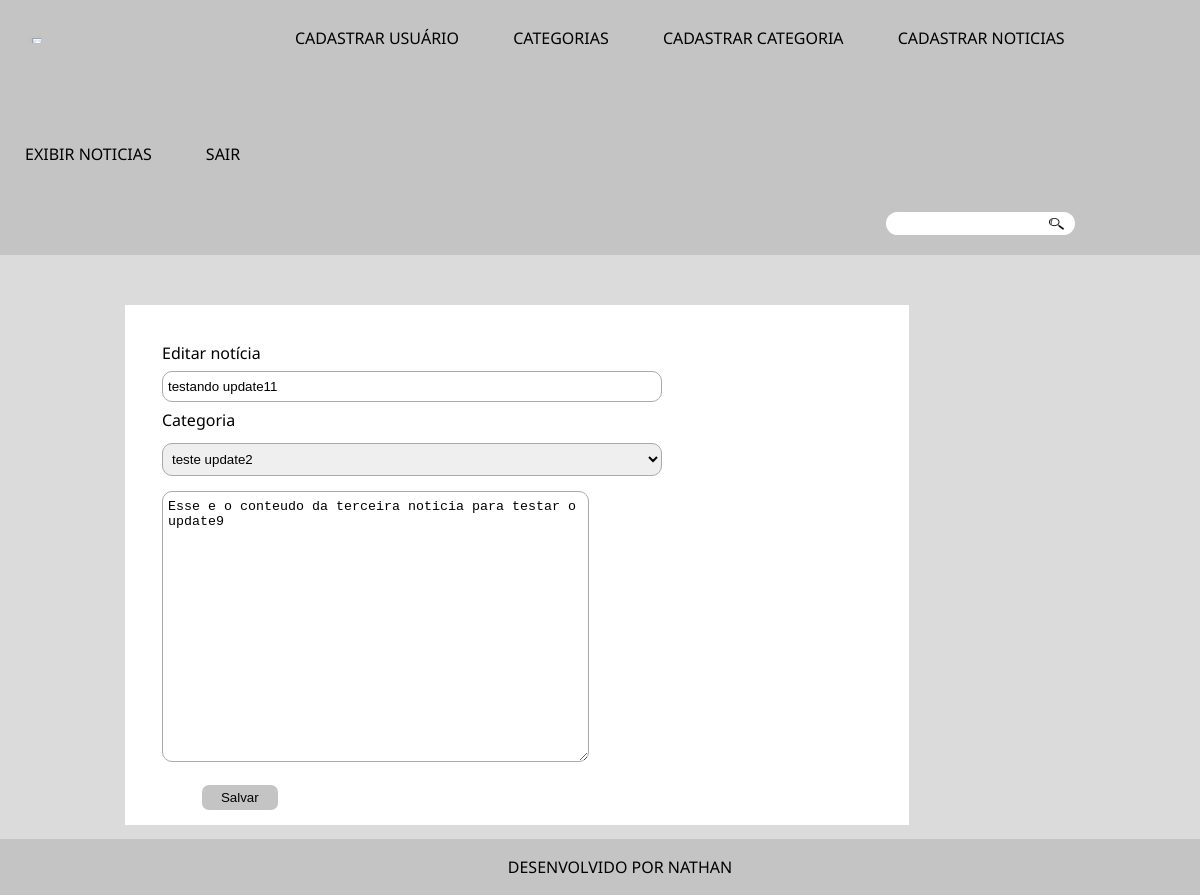
/editar.php?id=3, run on an earlier commit of the app's database.
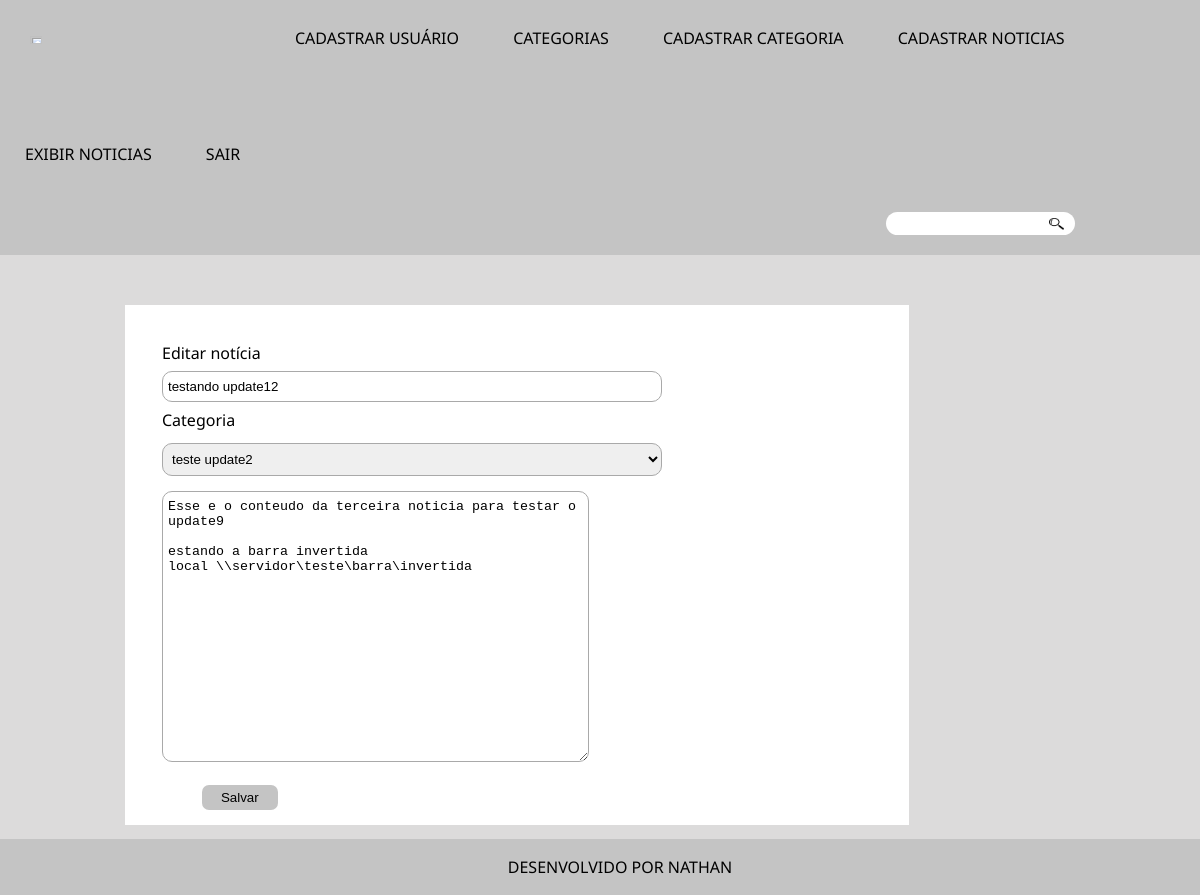
And on a later commit of the database.
### tables this page shows
CREATE TABLE `noticias` (
  `id` int(11) NOT NULL AUTO_INCREMENT,
  `id_categoria` int(11) DEFAULT NULL,
  `titulo` varchar(150) NOT NULL,
  `conteudo` text NOT NULL,
  `data_publicacao` date DEFAULT NULL,
  PRIMARY KEY (`id`),
  KEY `id_categoria` (`id_categoria`),
  CONSTRAINT `noticias_ibfk_1` FOREIGN KEY (`id_categoria`) REFERENCES `categorias` (`id`)
);

### src/repositorio/RepositorioNoticias.php (called while the page is built, shortened)
<?php
class RepositorioNoticias
{
    private PDO $conexao;
    public function __construct(PDO $conexao)
    {
        $this->conexao = $conexao;
    }
    public function umaNoticia($id): Noticia
    {
        $sql = "SELECT noticias.id, categorias.id AS id_da_categoria, categorias.nome AS categoria, noticias.titulo, noticias.conteudo, noticias.data_publicacao
        FROM noticias JOIN categorias ON noticias.id_categoria = categorias.id WHERE noticias.id = :id;";
        $consulta = $this->conexao->prepare($sql);
        $consulta->bindValue(':id', $id);
        $consulta->execute();
        $dadosNoticia = $consulta->fetch(PDO::FETCH_ASSOC);
        $noticia = new \Noticia(
            $dadosNoticia['id'],
            new \Categoria($dadosNoticia['id_da_categoria'], $dadosNoticia['categoria']),
            $dadosNoticia['titulo'],
            $dadosNoticia['conteudo'],
            $dadosNoticia['data_publicacao']
        );
        return $noticia;
    }
    public function todasAsCategorias(): array
    {
        $sql = 'SELECT * FROM categorias;';
        $consulta = $this->conexao->query($sql);
        return $this->hidratarListaCategorias($consulta);
    }
    private function hidratarListaCategorias($consulta): array
    {
        $listaDadosCategorias = $consulta->fetchAll(PDO::FETCH_ASSOC);
        $listaCategorias = [];
        foreach ($listaDadosCategorias as $dadosCategoria) {
            $listaCategorias[] = new \Categoria($dadosCategoria['id'], $dadosCategoria['nome']);
        }
        return $listaCategorias;
    }
}

### src/dominio/modelo/Categoria.php (called while the page is built)
<?php
class Categoria
{
    private $id;
    private $categoria;
    public function __construct(?int $id, string $categoria)
    {
        $this->id = $id;
        $this->categoria = $this->limpar($categoria);
    }
    public function categoria(): string
    {
        return $this->categoria;
    }
    public function id(): ?string
    {
        return $this->id;
    }
    private function limpar($categoria)
    {
        $categoria = trim($categoria);
        $categoria = stripcslashes($categoria);
        $categoria = htmlspecialchars($categoria);
        return $categoria;
    }
}

### src/dominio/modelo/Noticia.php (called while the page is built, shortened)
<?php
class Noticia
{
    private $categoria;
    private $titulo;
    private $conteudo;
    public function __construct(?int $id, Categoria $categoria, string $titulo, string $conteudo, ?string $dataPublicacao)
    {
        $this->categoria = $categoria;
        $this->titulo = $this->limpar($titulo);
        $this->conteudo = $this->limpar($conteudo);
    }
    public function titulo(): string
    {
        return $this->titulo;
    }
    public function conteudo(): string
    {
        return $this->conteudo;
    }
    public function categoriaId(): int
    {
        return $this->categoria->id();
    }
    private function limpar($noticia)
    {
        $noticia = trim($noticia);
        $noticia = htmlspecialchars($noticia);
        return $noticia;
    }
}

### editar.php (the view, shortened to what this page needs)
<?php
require_once 'src/dominio/modelo/Noticia.php';
require_once 'src/dominio/modelo/Categoria.php';
require_once 'src/repositorio/RepositorioNoticias.php';
$id = $_GET['id'];
$conexao = Conexao::criarConexao();
$repositorioNoticias = new RepositorioNoticias($conexao);
$noticia = $repositorioNoticias->umaNoticia($id);
$categorias = $repositorioNoticias->todasAsCategorias();
?>
<!DOCTYPE html>
<html lang="pt-br">
<head>
    <link rel="stylesheet" href="reset.css">
    <link rel="stylesheet" href="style.css">
</head>
    <main>
        <section class="form-cadastro">
            <form action="" method="post">
                <legend>Editar notícia</legend>
                <input type="text" placeholder="Titulo" name="titulo" value="<?php echo $noticia->titulo(); ?>" required>
                <label for="categoria">Categoria</label>
                <select name="Categoria" id="" required>
                    <?php foreach ($categorias as $categoria) : ?>
                        <?php if ($categoria->id() == $noticia->categoriaId()) : ?>
                            <option selected="selected" value="<?php echo $categoria->id(); ?>"><?php echo $categoria->categoria(); ?></option>
                        <?php endif ?>
                    <?php endforeach ?>
                </select>
                <textarea name="conteudo" id="" cols="50" rows="17" placeholder="Conteudo da noticia" required><?php echo $noticia->conteudo(); ?></textarea>
                <div class="botao-caixa">
                    <button type="submit">Salvar</button>
                </div>
            </form>
        </section>
    </main>

What changed in the data, as far as the page shows it:
changed noticias: titulo "testando update11" → "testando update12"; conteudo "Esse e o conteudo da terceira noticia para testar o update9" → "Esse e o conteudo da terceira noticia para testar o update9 estando a barra invertida local \\\\servidor\\teste\\barra\\invertida"
